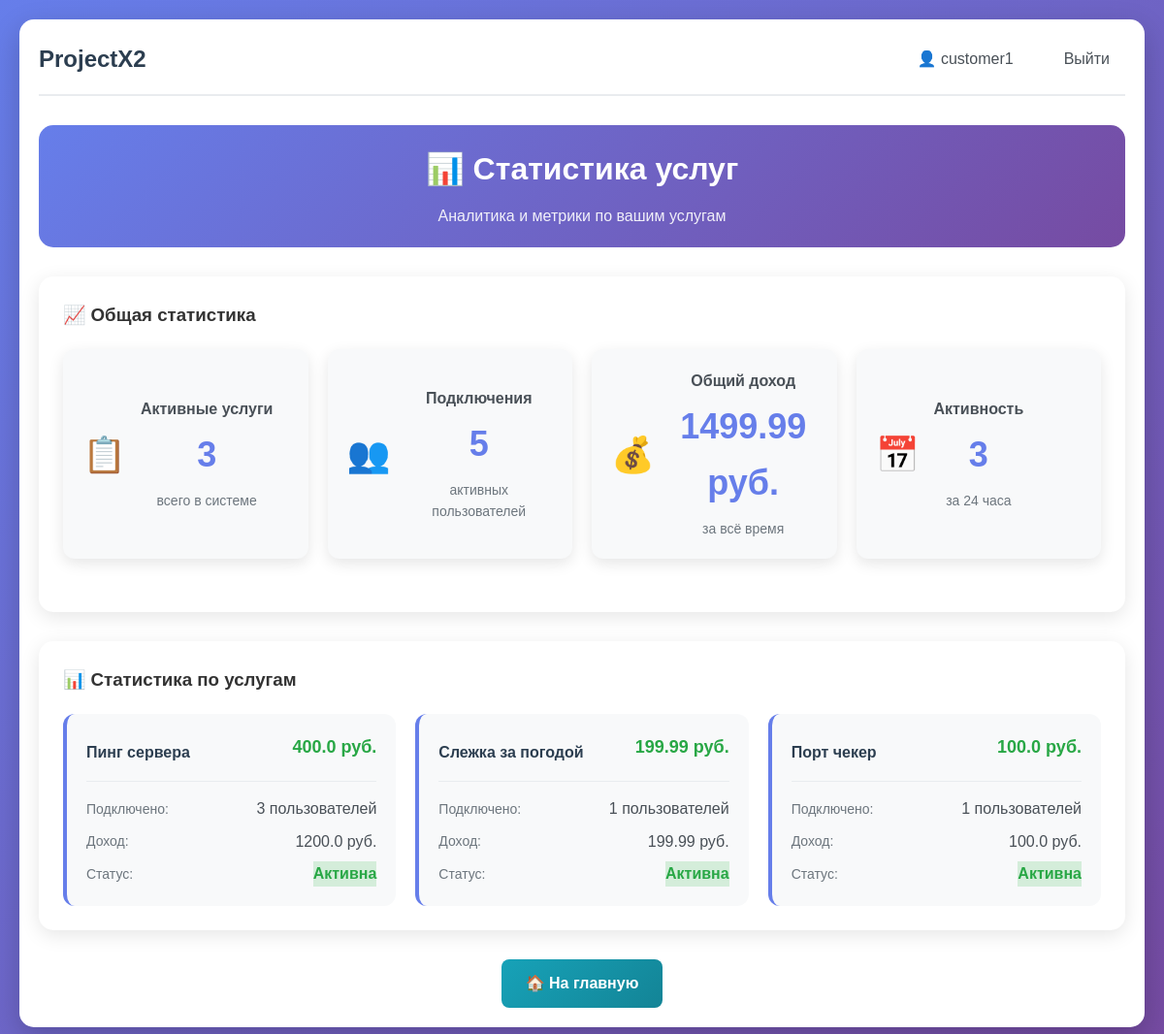
The page /customer/stats (signed in) on the database as committed earlier.
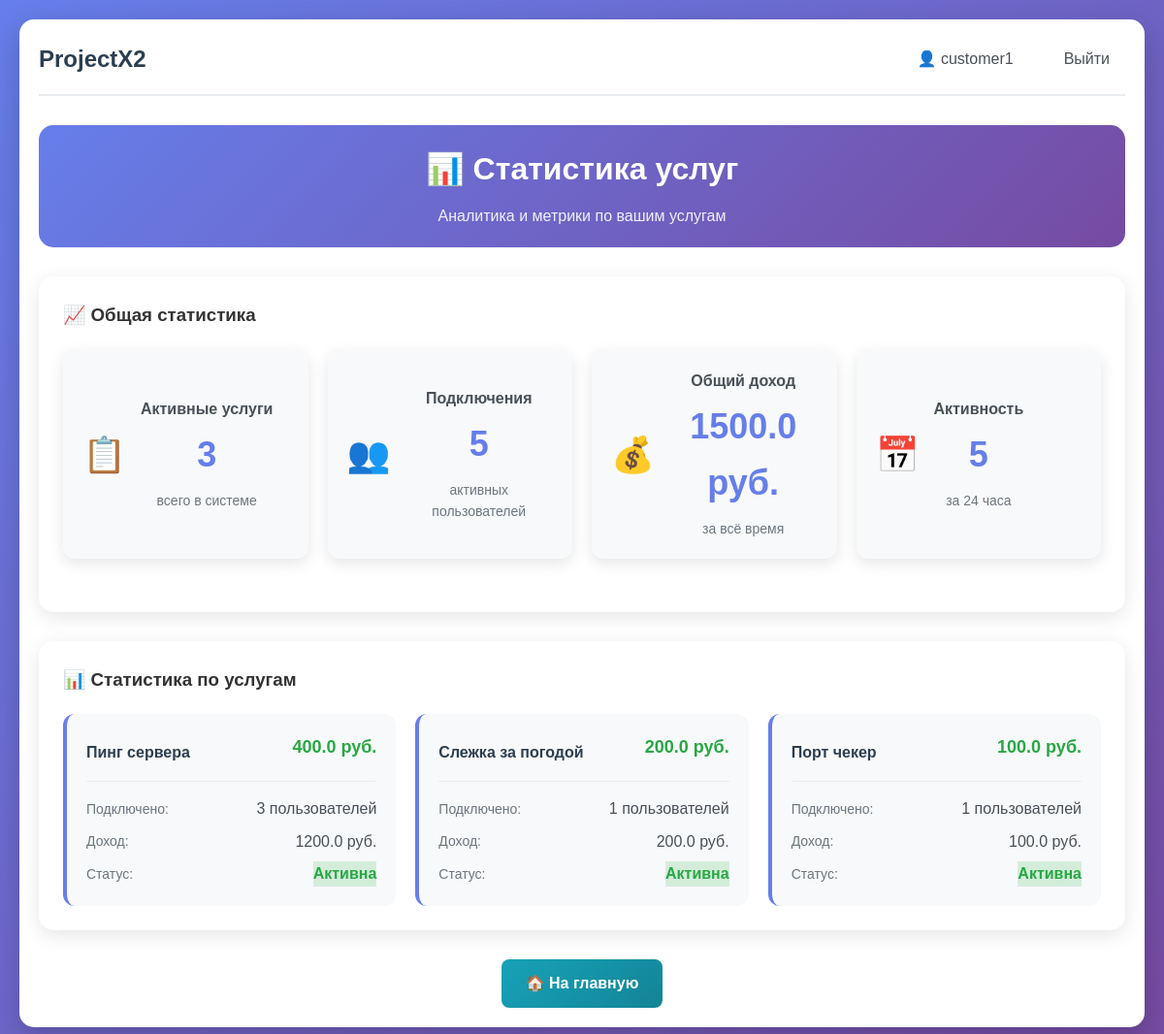
The same page on the database as committed later.
### app.py (models this page shows)
class Service(db.Model):
    id = db.Column(db.Integer, primary_key=True)
    name = db.Column(db.String(100), nullable=False)
    description = db.Column(db.Text, nullable=False)
    price = db.Column(db.Float, default=0.0)
    is_active = db.Column(db.Boolean, default=True)
    created_at = db.Column(db.DateTime, default=datetime.utcnow)
    customer_id = db.Column(db.Integer, db.ForeignKey('users.id'), nullable=False)
    users = db.relationship('UserService', backref='service', lazy=True)

### app.py (the view)
@app.route('/customer/stats')
@login_required
def customer_stats():
    if current_user.role != 'customer':
        flash('Доступ запрещен. Только для заказчиков.', 'error')
        return redirect(url_for('index'))
    services = Service.query.filter_by(customer_id=current_user.id).all()
    active_services_count = Service.query.filter_by(
        customer_id=current_user.id,
        is_active=True
    ).count()
    total_connections = UserService.query.join(Service).filter(
        Service.customer_id == current_user.id,
        UserService.is_active == True
    ).count()
    total_revenue = db.session.query(
        db.func.sum(UserService.price_at_connection)
    ).join(Service).filter(
        Service.customer_id == current_user.id
    ).scalar() or 0
    recent_activity = UserService.query.join(Service).filter(
        Service.customer_id == current_user.id,
        UserService.connected_at >= datetime.utcnow() - timedelta(hours=24)
    ).count()
    return render_template('customer_stats.html',
                         services=services,
                         active_services_count=active_services_count,
                         total_connections=total_connections,
                         total_revenue=total_revenue,
                         recent_activity=recent_activity)

### app.py (called while the page is built)
@login_manager.user_loader
def load_user(user_id):
    return db.session.get(User, int(user_id))

@app.before_request
def check_user_active():
    if current_user.is_authenticated and not current_user.is_active:
        logout_user()
        flash('Ваш аккаунт заблокирован. Обратитесь к администратору.', 'error')
        return redirect(url_for('login'))

### templates/customer_stats.html (shortened to what this page needs)
{% extends "base.html" %}
{% block content %}
<div class="admin-container">
    <div class="admin-header">
        <h2>📊 Статистика услуг</h2>
        <p class="admin-subtitle">Аналитика и метрики по вашим услугам</p>
    </div>
    <div class="stats-section">
        <h3>📈 Общая статистика</h3>
        <div class="stats-grid">
            <div class="stat-card">
                <div class="stat-icon">📋</div>
                <div class="stat-content">
                    <h4>Активные услуги</h4>
                    <div class="stat-number">{{ active_services_count }}</div>
                    <p>всего в системе</p>
                </div>
            </div>
            <div class="stat-card">
                <div class="stat-icon">👥</div>
                <div class="stat-content">
                    <h4>Подключения</h4>
                    <div class="stat-number">{{ total_connections }}</div>
                    <p>активных пользователей</p>
                </div>
            </div>
            <div class="stat-card">
                <div class="stat-icon">💰</div>
                <div class="stat-content">
                    <h4>Общий доход</h4>
                    <div class="stat-number">{{ total_revenue }} руб.</div>
                    <p>за всё время</p>
                </div>
            </div>
            <div class="stat-card">
                <div class="stat-icon">📅</div>
                <div class="stat-content">
                    <h4>Активность</h4>
                    <div class="stat-number">{{ recent_activity }}</div>
                    <p>за 24 часа</p>
                </div>
            </div>
        </div>
    </div>
    <div class="services-stats">
        <h3>📊 Статистика по услугам</h3>
        <div class="services-grid">
            {% for service in services %}
            <div class="service-stat-card">
                <div class="service-stat-header">
                    <h4>{{ service.name }}</h4>
                    <span class="service-price">{{ service.price }} руб.</span>
                </div>
                <div class="service-stat-body">
                    <div class="service-metric">
                        <span class="metric-label">Подключено:</span>
                        <span class="metric-value">{{ service.users|length }} пользователей</span>
                    </div>
                    <div class="service-metric">
                        <span class="metric-label">Доход:</span>
                        <span class="metric-value">{{ service.users|length * service.price }} руб.</span>
                    </div>
                    <div class="service-metric">
                        <span class="metric-label">Статус:</span>
                        <span class="metric-value status-{{ 'active' if service.is_active else 'inactive' }}">
                            {{ 'Активна' if service.is_active else 'Неактивна' }}
                        </span>
                    </div>
                </div>
            </div>
            {% endfor %}
        </div>
    </div>
    <div class="admin-actions">
        <a href="{{ url_for('index') }}" class="btn btn-info">🏠 На главную</a>
    </div>
</div>
{% endblock %}

Rows that differ between the two databases and show on the page:
changed Service "Слежка за погодой": price "199.99" → "200.0"; users|length "199.99" → "200.0"
Other text that changed with them:
{{ total_revenue }}: "1499.99" → "1500.0"
{{ recent_activity }}: "3" → "5"
